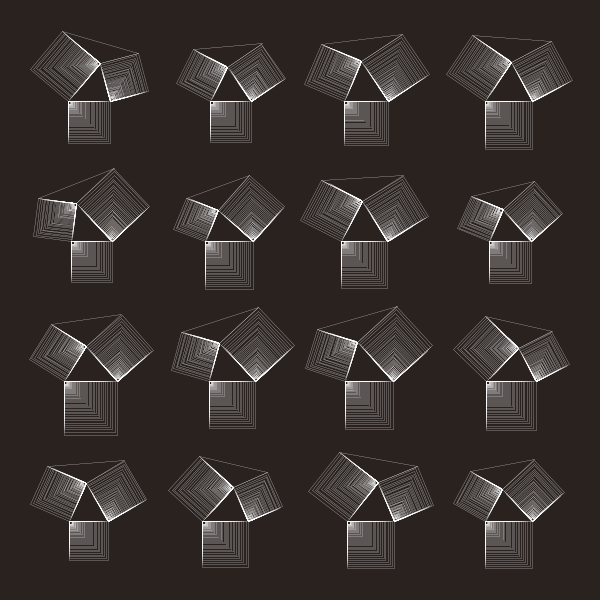
Frame 1 (no input)
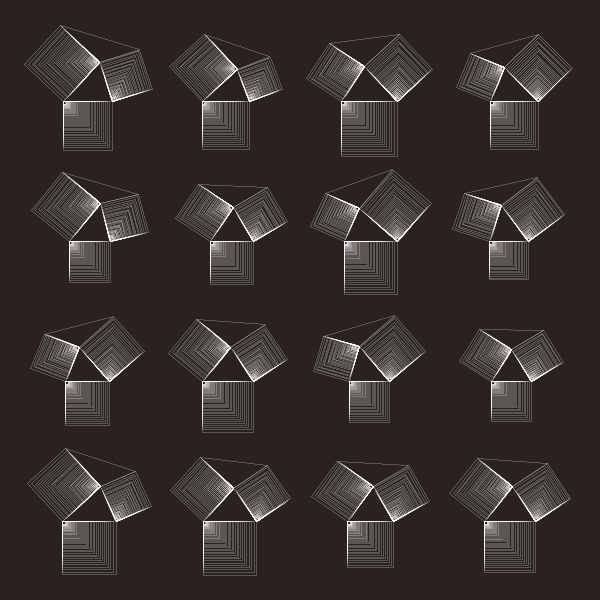
Frame 2 (the mouse pressed at the canvas centre, redrawn once)

The Processing sketch that drew these frames (run headless with seeded random() and noise(); the mouse was pressed at the canvas centre and the sketch redrawn once):

// Processing sketch: Fun03_Vecten_Configuration3
// ── Fun03_Vecten_Configuration3.pde
// By Risou
// https://risoume.github.io/

color[] colors = {#FC354C , #29221F , #13747D , #0ABFBC , #FCF7C5};

PVector p1, p2, p3;
float d1, d2, d3, t1, t2, t3, s, scl;
int n;
int pad = 20;

void setup() {
  size(600, 600);
  noLoop();
  init();
}

void init() {
  n = 4;
  s = (width-2*pad)/n;
  scl = s/width;
}

void draw() {
  //background(colors[int(random(colors.length))]);
  background(colors[1]);

  for (int i = 0; i < n; i++) {
    for (int j = 0; j < n; j++) {
      vecten(pad+j*s, pad+i*s);
    }
  }
}

void mouseReleased() {
  init();
  redraw();
}

// ── Procedure.pde

void vecten(float x, float y) {
  getPoint();
  pushMatrix();
  translate(x, y);
  //stroke(0);
  stroke(255);
  strokeWeight(1);
  scale(scl);
  noFill();
  
  pushMatrix();
  translate(p1.x, p1.y);
  float k1 = d1;
  while (k1 > 10) {
    rect(0, 0, k1, k1);
    k1 *= 0.95;
  }
  popMatrix();
  
  pushMatrix();
  translate(p2.x, p2.y);
  rotate(t2-PI);
  float k2 = d2;
  while (k2 > 10) {
    rect(0, 0, k2, k2);
    k2 *= 0.95;
  }
  popMatrix();

  pushMatrix();
  translate(p3.x, p3.y);
  rotate(t3-PI);
  float k3 = d3;
  while (k3 > 10) {
    rect(0, 0, k3, k3);
    k3 *= 0.95;
  }
  popMatrix();

  //triangle(p1.x, p1.y, p1.x-d3*sin(-t3), p1.y-d3*cos(t3), p1.x, p1.y+d1);
  //triangle(p2.x, p2.y, p2.x, p2.y+d1, p2.x+d2*sin(t2), p2.y-d2*cos(t2));
  triangle(p3.x, p3.y, p3.x-d3*sin(-t3), p3.y-d3*cos(t3), p3.x+d2*sin(t2), p3.y-d2*cos(t2));
  popMatrix();
}

void getPoint() {
  p1 = new PVector(200+int(random(-25, 25)), 350);
  p2 = new PVector(400+int(random(-25, 25)), 350);
  p3 = new PVector(300+int(random(-59, 50)), 200+int(random(-25, 25)));

  d1 = PVector.dist(p1, p2);
  d2 = PVector.dist(p2, p3);
  d3 = PVector.dist(p1, p3);

  t1 = PVector.sub(p1, p2).heading();
  t2 = PVector.sub(p2, p3).heading();
  t3 = PVector.sub(p3, p1).heading();
}
